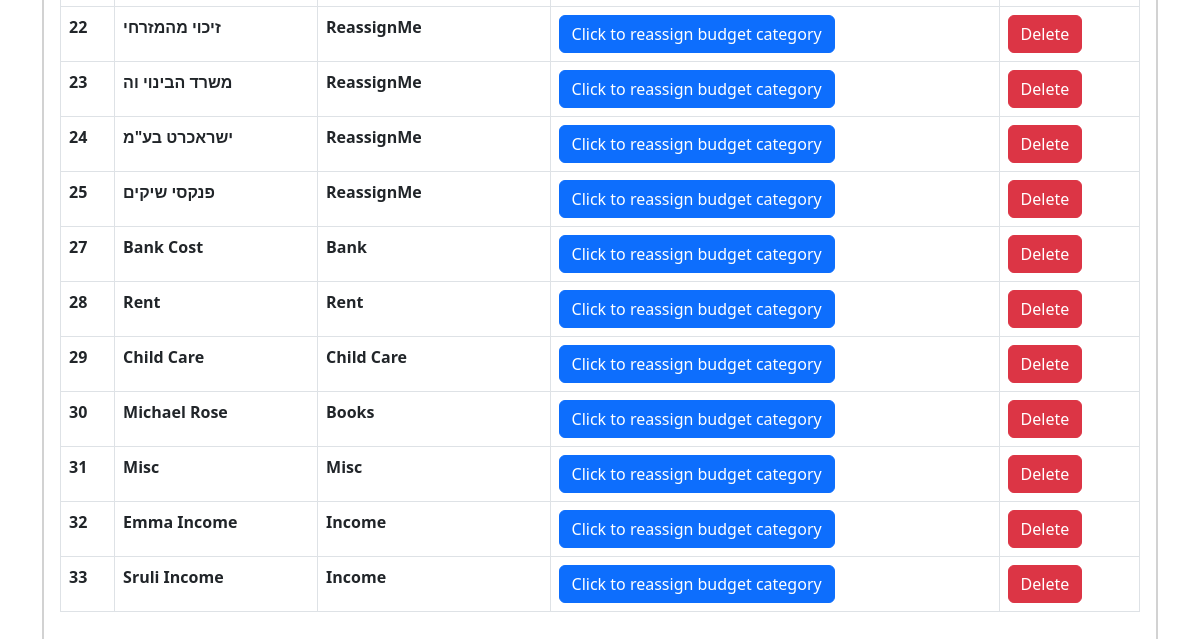
Page /vendors (lower part) on the earlier database version.
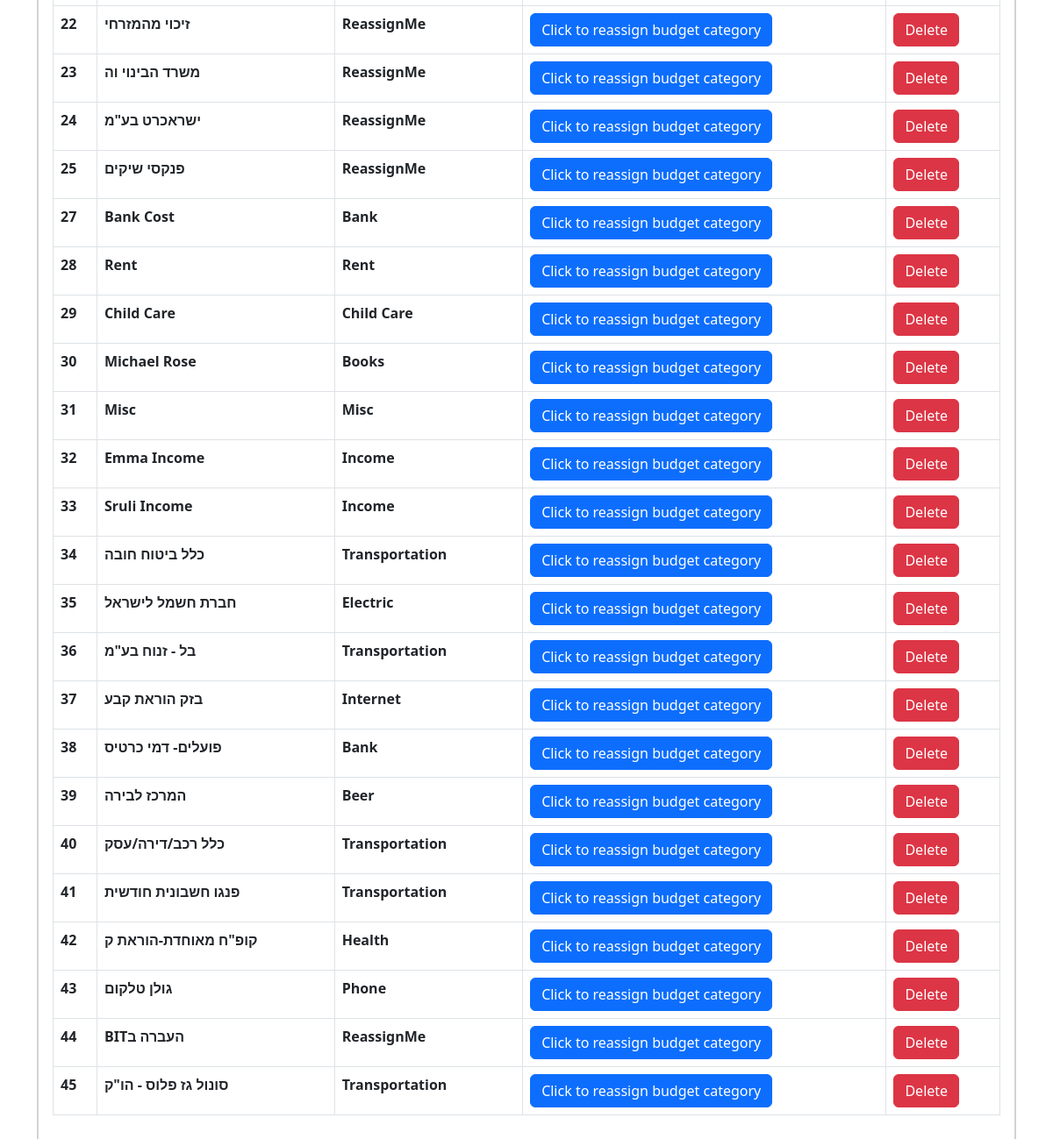
Same page on the later database version.
### app/models.py (models this page shows, shortened)
class Vendor(db.Model):
    __tablename__ = 'vendor'
    id            = Column('id', INTEGER(), primary_key=True, autoincrement=True)
    name          = Column('name', String(), nullable=False)
    bc_id         = Column('bc_id', INTEGER(), nullable=True)
    def get_budget_category(self):
        return db.session.execute(select(BudgetCategory).where(BudgetCategory.id==self.bc_id)).scalar()

class BudgetCategory(db.Model):
    __tablename__ = 'budget_category'
    id            = Column('id', INTEGER(), primary_key=True, autoincrement=True)
    name          = Column('name', String(), nullable=False)

### app/routes.py (the view)
@app.route('/vendors')
def vendors():
    vendors = db.session.execute(select(Vendor)).all()
    return render_template('vendors.html',
                           vendors=vendors)

### app/templates/vendors.html (shortened to what this page needs)
{% extends 'base.html' %}
{% block content %}
<main>
    <div class="container mt-5">
        <div class="card">
            <div class="card">
                <div class="card-body">
                    <div class="table-responsive">
                        <table class="table table-bordered">
                            <tbody>
                                {% for vendor in vendors %}
                                    <tr id="{{vendor[0].id}}-row">
                                        <th scope="row">{{vendor[0].id}}</th>
                                        <th scope="row">{{vendor[0].name}}</th>
                                        <th scope="row" id="bc-line-{{vendor[0].id}}">{{vendor[0].get_budget_category().name}}</th>
                                        <th scope="row"><button id="{{vendor[0].id}}" class="btn btn-primary reassign-button">Click to reassign budget category</button></th>
                                        <th scope="row"><button class="btn btn-danger del-button" id="{{vendor[0].id}}">Delete</button></th>
                                    </tr>
                                {% endfor %}
                            </tbody>
                        </table>
                    </div>
                </div>
            </div>
        </div>
    </div>
</main>
{% endblock content %}

### app/templates/base.html (shortened to what this page needs)
<!DOCTYPE html>
<html lang="en">
<head>
  <link href="https://cdn.jsdelivr.net/npm/bootstrap@5.3.0-alpha3/dist/css/bootstrap.min.css" rel="stylesheet">
</head>
<body>
    {% block content %}{% endblock content %}
</body>
</html>

Differences in the rows shown:
added Vendor: id "34", name "כלל ביטוח חובה", name "Transportation"
added Vendor: id "35", name "חברת חשמל לישראל", name "Electric"
added Vendor: id "36", name "בל - זנוח בע\"מ", name "Transportation"
added Vendor: id "37", name "בזק הוראת קבע", name "Internet"
added Vendor: id "38", name "פועלים- דמי כרטיס", name "Bank"
added Vendor: id "39", name "המרכז לבירה", name "Beer"
added Vendor: id "40", name "כלל רכב/דירה/עסק", name "Transportation"
added Vendor: id "41", name "פנגו חשבונית חודשית", name "Transportation"
added Vendor: id "42", name "קופ\"ח מאוחדת-הוראת ק", name "Health"
added Vendor: id "43", name "גולן טלקום", name "Phone"
added Vendor: id "44", name "BITהעברה ב", name "ReassignMe"
added Vendor: id "45", name "סונול גז פלוס - הו\"ק", name "Transportation"
